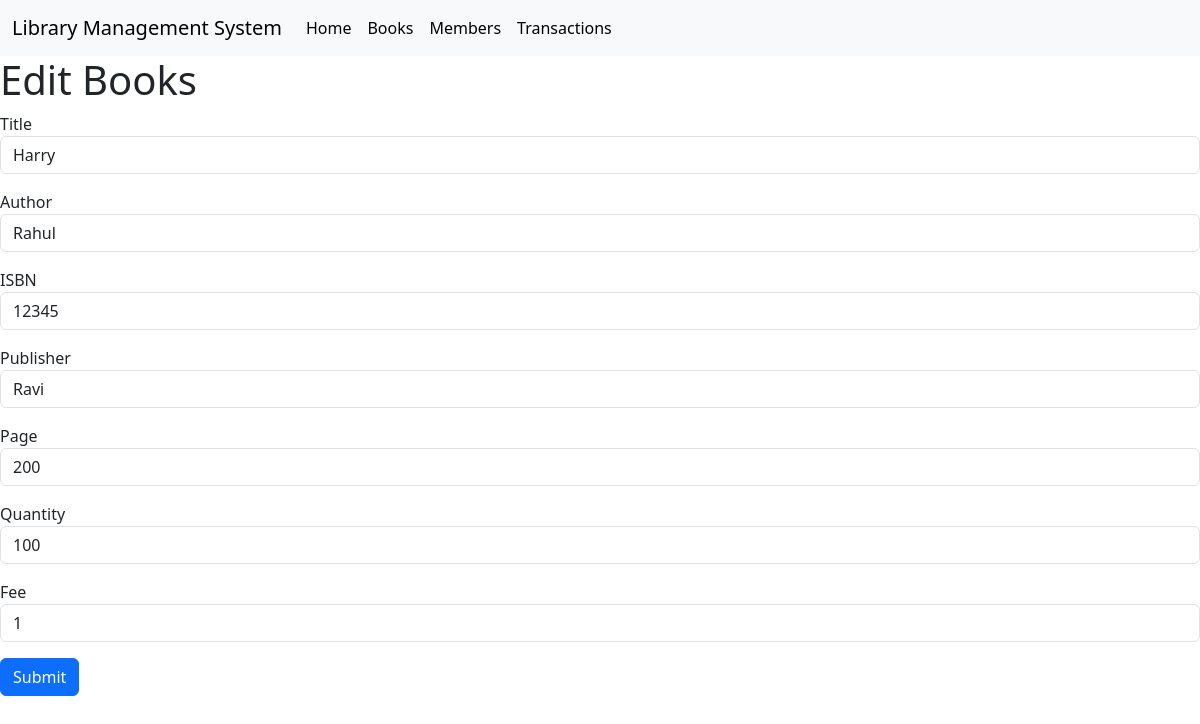
The app's page /edit_book?bookid=12345 with its own data.
### home/models.py (models this page shows, shortened)
class Book(models.Model):
    title = models.CharField(max_length=200)
    author = models.CharField(max_length=200)
    isbn = models.CharField(max_length=200, primary_key=True)
    publisher = models.CharField(max_length=200)
    page = models.IntegerField()
    quantity = models.IntegerField()
    fee = models.IntegerField()

### home/views.py (the view)
# urls.py: path('edit_book', views.edit_book_view, name='edit_book_view'), #to render edit book form page
def edit_book_view(request):
    books = Book.objects.get(isbn=request.GET['bookid'])
    context = {'book': books}
    return render(request, 'edit_book.html', context)

### templates/edit_book.html (shortened to what this page needs)
{% extends 'base.html' %}
{% block body %}
<h1>Edit Books</h1>
<form action="/edit_book/update" method="POST">
  <div class="mb-3">
    <label for="title">Title</label>
    <input type="text" class="form-control" id="title" name="title" value="{{book.title}}" >
  </div>
  <div class="mb-3">
    <label for="author">Author</label>
    <input type="text" class="form-control" id="author" name="author" value="{{book.author}}">
  </div>
  <div class="mb-3">
    <label for="isbn">ISBN</label>
    <input type="text" class="form-control" id="isbn" name="isbn" value="{{book.isbn}}">
  </div>
  <div class="mb-3">
    <label for="publisher">Publisher</label>
    <input type="text" class="form-control" id="publisher" name="publisher" value="{{book.publisher}}">
  </div>
  <div class="mb-3">
    <label for="page">Page</label>
    <input type="number" class="form-control" id="page" name="page" value="{{book.page}}">
  </div>
  <div class="mb-3">
    <label for="quantity">Quantity</label>
    <input type="number" class="form-control" id="quantity" name="quantity" value="{{book.quantity}}">
  </div>
  <div class="mb-3">
    <label for="fee">Fee</label>
    <input type="number" class="form-control" id="fee" name="fee" value="{{book.fee}}">
  </div>
  <button type="submit" class="btn btn-primary">Submit</button>
</form>
{% endblock %}

### records on screen
Book: title "Harry", author "Rahul", isbn "12345", publisher "Ravi", page "200", quantity "100", fee "1"
